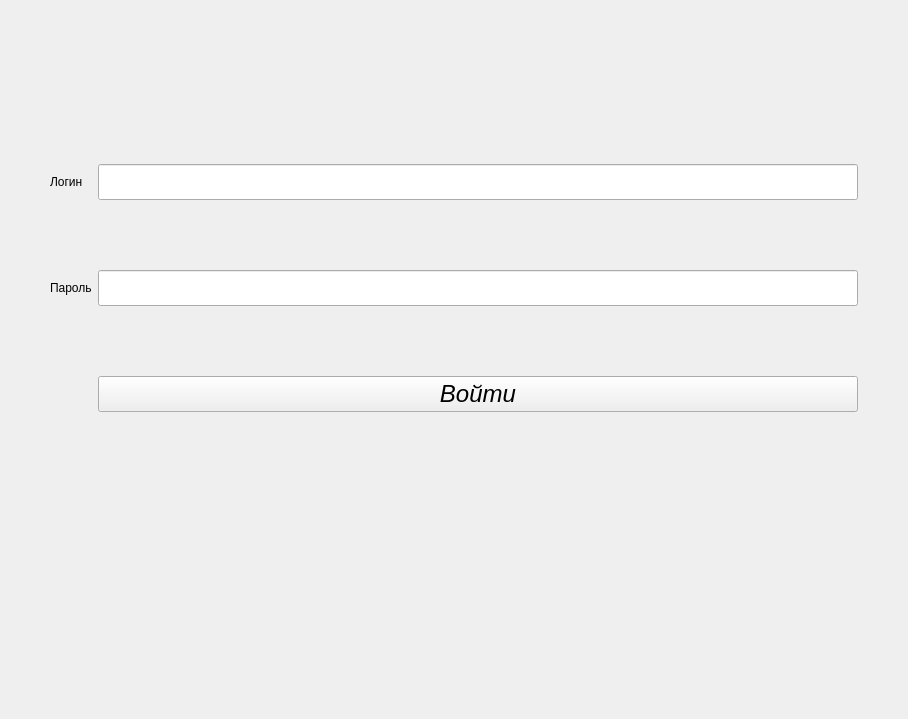
<?xml version="1.0" encoding="UTF-8"?>
<ui version="4.0">
 <class>login_form</class>
 <widget class="QWidget" name="login_form">
  <property name="geometry">
   <rect>
    <x>0</x>
    <y>0</y>
    <width>908</width>
    <height>719</height>
   </rect>
  </property>
  <property name="sizePolicy">
   <sizepolicy hsizetype="Fixed" vsizetype="Fixed">
    <horstretch>0</horstretch>
    <verstretch>0</verstretch>
   </sizepolicy>
  </property>
  <property name="maximumSize">
   <size>
    <width>2079</width>
    <height>720</height>
   </size>
  </property>
  <property name="windowTitle">
   <string>Авторизация</string>
  </property>
  <property name="windowIcon">
   <iconset theme="applications-engineering"/>
  </property>
  <property name="autoFillBackground">
   <bool>false</bool>
  </property>
  <layout class="QGridLayout" name="gridLayout">
   <property name="leftMargin">
    <number>50</number>
   </property>
   <property name="topMargin">
    <number>100</number>
   </property>
   <property name="rightMargin">
    <number>50</number>
   </property>
   <property name="bottomMargin">
    <number>50</number>
   </property>
   <item row="0" column="0">
    <widget class="QLabel" name="label_login">
     <property name="sizePolicy">
      <sizepolicy hsizetype="Maximum" vsizetype="Preferred">
       <horstretch>0</horstretch>
       <verstretch>0</verstretch>
      </sizepolicy>
     </property>
     <property name="text">
      <string>Логин</string>
     </property>
    </widget>
   </item>
   <item row="0" column="1">
    <widget class="QLineEdit" name="login_text">
     <property name="sizePolicy">
      <sizepolicy hsizetype="Preferred" vsizetype="Fixed">
       <horstretch>0</horstretch>
       <verstretch>0</verstretch>
      </sizepolicy>
     </property>
     <property name="font">
      <font>
       <pointsize>18</pointsize>
       <italic>true</italic>
      </font>
     </property>
     <property name="whatsThis">
      <string>Логин</string>
     </property>
     <property name="text">
      <string/>
     </property>
     <property name="alignment">
      <set>Qt::AlignCenter</set>
     </property>
    </widget>
   </item>
   <item row="1" column="0">
    <widget class="QLabel" name="label_passw">
     <property name="sizePolicy">
      <sizepolicy hsizetype="Maximum" vsizetype="Preferred">
       <horstretch>0</horstretch>
       <verstretch>0</verstretch>
      </sizepolicy>
     </property>
     <property name="text">
      <string>Пароль</string>
     </property>
    </widget>
   </item>
   <item row="1" column="1">
    <widget class="QLineEdit" name="password_text">
     <property name="sizePolicy">
      <sizepolicy hsizetype="Preferred" vsizetype="Fixed">
       <horstretch>0</horstretch>
       <verstretch>0</verstretch>
      </sizepolicy>
     </property>
     <property name="font">
      <font>
       <pointsize>18</pointsize>
       <italic>true</italic>
      </font>
     </property>
     <property name="whatsThis">
      <string>Пароль</string>
     </property>
     <property name="echoMode">
      <enum>QLineEdit::Password</enum>
     </property>
    </widget>
   </item>
   <item row="2" column="1">
    <widget class="QPushButton" name="btn_login">
     <property name="enabled">
      <bool>true</bool>
     </property>
     <property name="font">
      <font>
       <pointsize>18</pointsize>
       <italic>true</italic>
      </font>
     </property>
     <property name="text">
      <string>Войти</string>
     </property>
    </widget>
   </item>
   <item row="3" column="0" colspan="2">
    <widget class="QLabel" name="img_evp">
     <property name="sizePolicy">
      <sizepolicy hsizetype="Fixed" vsizetype="Fixed">
       <horstretch>0</horstretch>
       <verstretch>0</verstretch>
      </sizepolicy>
     </property>
     <property name="maximumSize">
      <size>
       <width>800</width>
       <height>120</height>
      </size>
     </property>
     <property name="text">
      <string/>
     </property>
     <property name="pixmap">
      <pixmap>../../Downloads/Logo.png</pixmap>
     </property>
     <property name="scaledContents">
      <bool>true</bool>
     </property>
    </widget>
   </item>
  </layout>
 </widget>
 <resources/>
 <connections/>
</ui>
